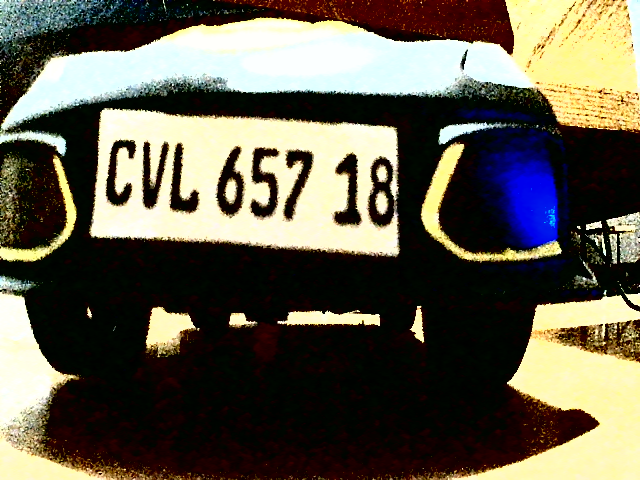
#> input picture src/python/captured_images/captured_image0.png, 640 x 480 px, found by its file name
$ python prueba.py   (older library calls are emulated)
#> lines starting #> are read from the running program, lines starting #| are printed output that depends on the picture; after the words box and inside, x2 and y2 are one past the last pixel; in counts of white or black regions, pixels touching at a corner belong together
import cv2
import pytesseract
pytesseract.pytesseract.tesseract_cmd = r'C:\Program Files\Tesseract-OCR\tesseract'
placa = []
image = cv2.imread('src/python/captured_images/captured_image0.png')
#> image is the input picture: shape (480, 640, 3); mean B, G, R 77.8, 92.6, 97.1
gray = cv2.cvtColor(image, cv2.COLOR_BGR2GRAY)
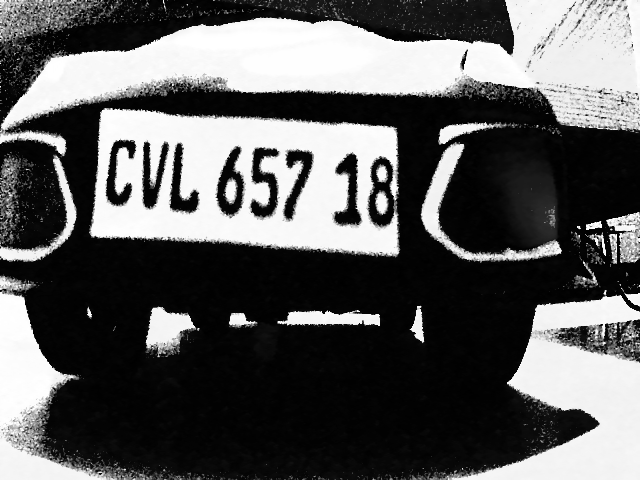
#> gray: shape (480, 640); min 0, max 255, mean 92.3
gray = cv2.blur(gray,(3,3))
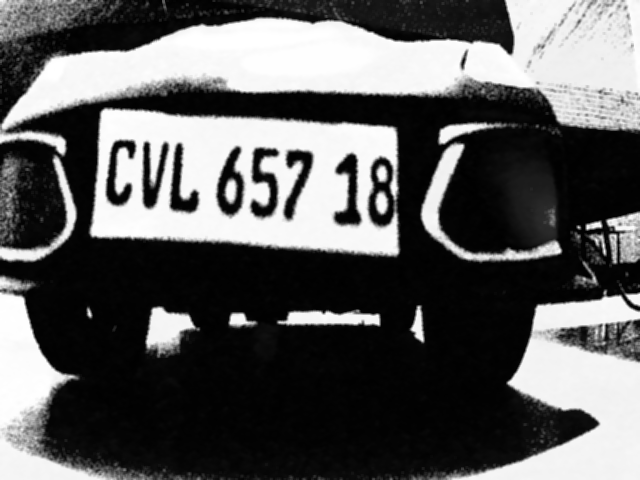
#> gray: shape (480, 640); min 0, max 255, mean 92.3
canny = cv2.Canny(gray,150,200)
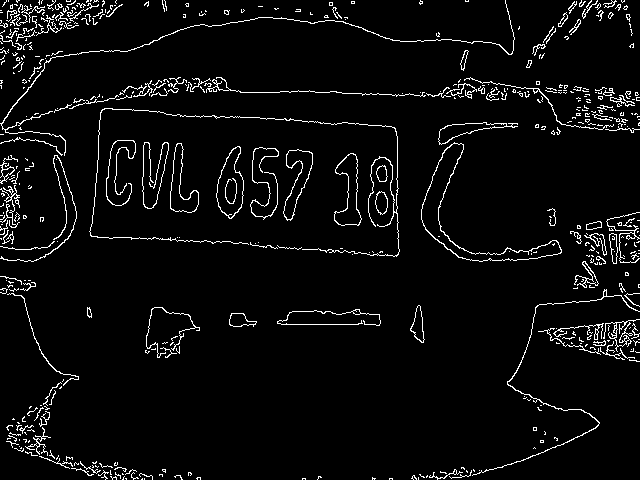
#> canny: shape (480, 640); 4.5% white in thin lines or dots
canny = cv2.dilate(canny,None,iterations=1)
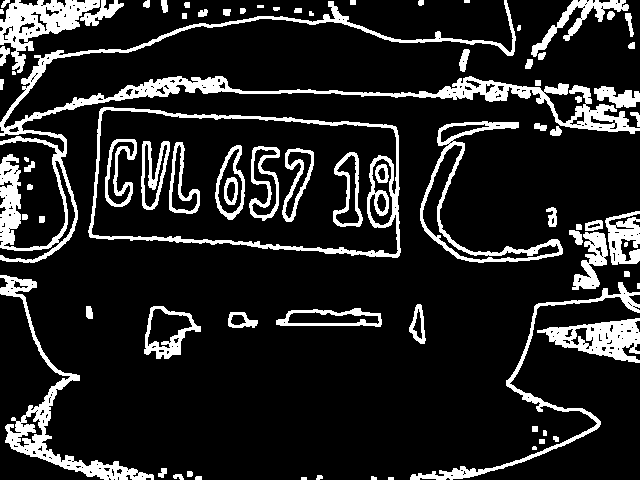
#> canny: shape (480, 640); 14.4% white; 82 white regions (8 under 20 px)
#_,cnts,_ = cv2.findContours(canny,cv2.RETR_LIST,cv2.CHAIN_APPROX_SIMPLE)
cnts,_ = cv2.findContours(canny,cv2.RETR_LIST,cv2.CHAIN_APPROX_SIMPLE)
#> cnts = 329 contours, 216 with area under 20; largest, box (x1, y1, x2, y2) and area: (88, 107, 401, 258) 39417, (91, 109, 399, 255) 35540, (0, 0, 640, 263) 10673, (420, 121, 563, 263) 4198, (0, 275, 154, 480) 3708
cv2.drawContours(image,cnts,-1,(0,255,0),2)
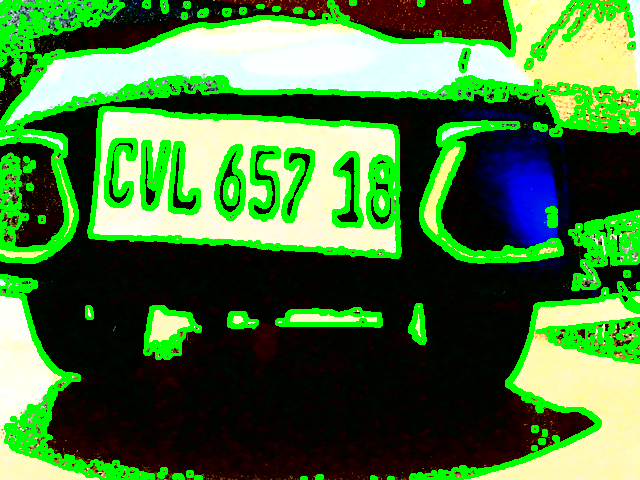
#> image: shape (480, 640, 3); 19.61% of pixels changed, all inside (x1, y1, x2, y2) = (0, 0, 640, 480)
for c in cnts:
  area = cv2.contourArea(c)
  x,y,w,h = cv2.boundingRect(c)
  epsilon = 0.09*cv2.arcLength(c,True)
  approx = cv2.approxPolyDP(c,epsilon,True)
  #
  # print('area=',area)
  if len(approx)==4 and area>2300:
    cv2.drawContours(image,cnts,-1,(0,255,0),2)
    print('area=',area)
    cv2.drawContours(image,[approx],0,(0,255,0),3)
    aspect_ratio = float(w)/h
    print('aspect_ratio', aspect_ratio)
    if aspect_ratio>1.5:
      placa = gray[y:y+h,x:x+w]
#> (the run stopped early here; a loop or call above may not have finished)
